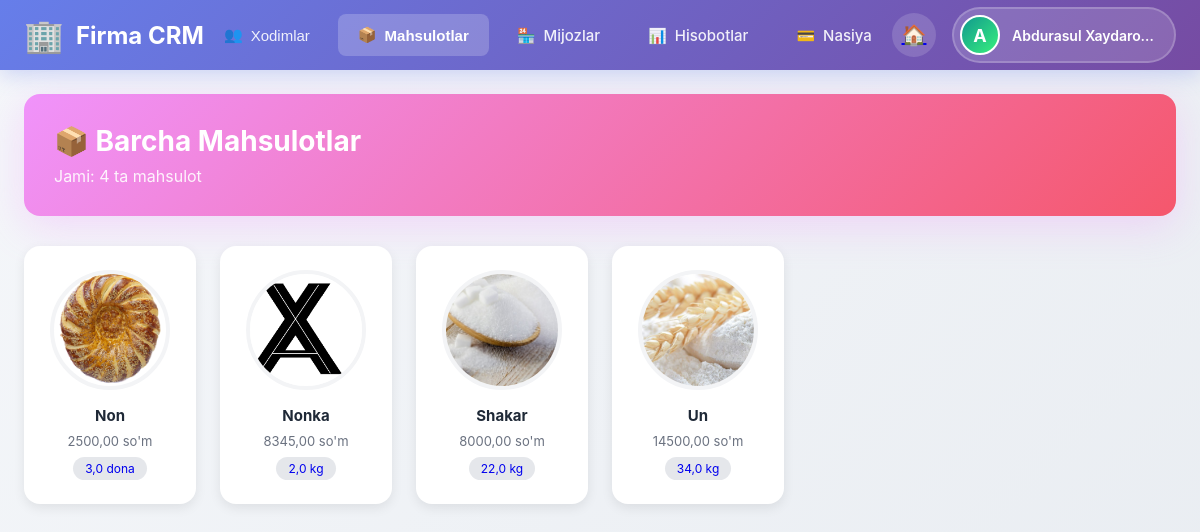
/mahsulotlar/ (signed in), run on the app's committed database.
### main/models.py (models this page shows, shortened)
class User(AbstractUser):
    id = models.BigAutoField(primary_key=True)
    USER_TYPES = (
        ('pazanda', 'Pazanda'),
        ('yetkazib_beruvchi', 'Yetkazib Beruvchi'),
        ('ega', 'Ega'),
    )
    login=models.CharField(max_length=255, blank=True, null=True)
    password = models.CharField(max_length=255, blank=True, null=True)
    tuliq_ismi = models.CharField(max_length=255, blank=True, null=True)
    type = models.CharField(max_length=20, choices=USER_TYPES)
    token = models.CharField(max_length=255, blank=True, null=True)
    tg_id = models.CharField(max_length=100, blank=True, null=True)
    tel_raqami = models.CharField(max_length=100, blank=True, null=True)
    is_active = models.BooleanField(default=True)
    @property
    def rasmi(self):
        if self.type == 'yetkazib_beruvchi':
            try:
                return YetkazibBeruvchi.objects.get(user=self).rasmi.url
            except YetkazibBeruvchi.DoesNotExist:
                return None
        elif self.type == 'pazanda':
            try:
                return Pazanda.objects.get(user=self).rasmi.url
            except Pazanda.DoesNotExist:
                return None
        return None

class Mahsulot(models.Model):
    nomi = models.CharField(max_length=255)
    rasmi = models.ImageField(upload_to='mahsulotlar/')
    narxi = models.DecimalField(max_digits=10, decimal_places=2)
    turi = models.ForeignKey(MahsulotTuri, on_delete=models.CASCADE)
    miqdori = models.FloatField(default=0)

class MahsulotTuri(models.Model):
    nomi = models.CharField(max_length=100)  # kg, dona, l
    def __str__(self):
        return self.nomi

### main/list_views.py (the view)
# urls.py: path('mahsulotlar/', mahsulotlar_list, name='mahsulotlar_list'),
@login_required(login_url='login')
def mahsulotlar_list(request):
    if request.user.type != 'ega':
        return redirect('main')
    mahsulotlar = Mahsulot.objects.all().order_by('nomi')
    paginator = Paginator(mahsulotlar, 24)
    page_number = request.GET.get('page')
    page_obj = paginator.get_page(page_number)
    context = {
        'mahsulotlar': page_obj,
        'total': mahsulotlar.count()
    }
    return render(request, 'mahsulotlar_list.html', context)

### main/templates/mahsulotlar_list.html (shortened to what this page needs)
{% extends 'egabase.html' %}
{% load static %}
{% block content %}
<div class="page-header">
    <h1>📦 Barcha Mahsulotlar</h1>
    <p>Jami: {{ total }} ta mahsulot</p>
</div>
<div class="products-grid">
    {% for mahsulot in mahsulotlar %}
    <a href="{% url 'seeproduct' mahsulot.id %}" class="product-card">
        <div class="product-image-wrapper">
            <img src="{{ mahsulot.rasmi.url }}" alt="{{ mahsulot.nomi }}" class="product-image">
        </div>
        <div class="product-name">{{ mahsulot.nomi }}</div>
        <div class="product-info">{{ mahsulot.narxi }} so'm</div>
        <span class="product-stock">{{ mahsulot.miqdori }} {{ mahsulot.turi }}</span>
    </a>
    {% empty %}
    <div style="grid-column: 1/-1; text-align: center; padding: 60px; color: #9ca3af;">
        <div style="font-size: 48px; margin-bottom: 16px;">📦</div>
        <p>Hozircha mahsulotlar yo'q</p>
    </div>
    {% endfor %}
</div>
{% endblock %}

### main/templates/egabase.html (shortened to what this page needs)
<!DOCTYPE html>
{% load static %}
<html lang="uz">
<head>
</head>
<body>
    <header>
        <div class="navbar-container">
            <a href="{% url 'main' %}" class="brand">
                <span class="brand-icon">🏢</span>
                <span class="brand-text">Firma CRM</span>
            </a>
            <nav class="nav-links">
                <div class="nav-item">
                    <button
                        class="nav-toggle {% if request.path == '/hodimlar/' or request.path|slice:':9' == '/profile/' or 'edituser' in request.path or 'createuser' in request.path %}active{% endif %}"
                        onclick="toggleDropdown(this)">
                        <span>👥</span>
                        <span>Xodimlar</span>
                    </button>
                </div>
                <div class="nav-item">
                    <button
                        class="nav-toggle {% if request.path == '/mahsulotlar/' or 'product' in request.path %}active{% endif %}"
                        onclick="toggleDropdown(this)">
                        <span>📦</span>
                        <span>Mahsulotlar</span>
                    </button>
                </div>
                <a href="{% url 'mijozlar_list' %}" class="nav-link {% if '/mijoz' in request.path %}active{% endif %}">
                    <span>🏪</span>
                    <span>Mijozlar</span>
                </a>
                <a href="{% url 'hisobotlar' %}"
                    class="nav-link {% if request.path == '/hisobotlar/' %}active{% endif %}">
                    <span>📊</span>
                    <span>Hisobotlar</span>
                </a>
                <a href="{% url 'nasiya_savdolar' %}"
                    class="nav-link {% if 'nasiya' in request.path %}active{% endif %}">
                    <span>💳</span>
                    <span>Nasiya</span>
                </a>
            </nav>
            <div class="nav-right">
                <a href="{% url 'main' %}">
                    <button class="notif-btn" title="Dashboard">🏠</button>
                </a>
                <div class="profile-menu" onclick="toggleProfile(this)">
                    <div class="profile-trigger">
                        {% if request.user.rasmi %}
                        <img src="{{ request.user.rasmi }}" alt="{{ request.user.tuliq_ismi }}" class="profile-avatar">
                        {% else %}
                        <div class="profile-avatar"
                            style="background: linear-gradient(135deg, #11998e 0%, #38ef7d 100%); display: flex; align-items: center; justify-content: center; color: white; font-weight: bold; font-size: 18px;">
                            {{ request.user.tuliq_ismi|first|upper }}
                        </div>
                        {% endif %}
                        <span class="profile-name">{{ request.user.tuliq_ismi }}</span>
                    </div>
                </div>
            </div>
        </div>
    </header>
    <div class="content-container">
        {% block content %}{% endblock %}
    </div>
</body>
</html>

### main/templates/egabase.html (style rules this page uses)
* { margin: 0; padding: 0; box-sizing: border-box; }
body { font-family: -apple-system, BlinkMacSystemFont, 'Segoe UI', Roboto, Oxygen, Ubuntu, Cantarell, sans-serif; background: linear-gradient(135deg, #f5f7fa 0%, #e8ecf1 100%); min-height: 100vh; }
header { background: linear-gradient(135deg, #667eea 0%, #764ba2 100%); box-shadow: 0 4px 20px rgba(102, 126, 234, 0.3); position: sticky; top: 0; z-index: 1000; }
.navbar-container { max-width: 1400px; margin: 0 auto; padding: 0 24px; display: flex; justify-content: space-between; align-items: center; height: 70px; }
.brand { display: flex; align-items: center; gap: 12px; text-decoration: none; color: white; font-size: 24px; font-weight: 700; transition: opacity 0.3s ease; }
.brand-icon { font-size: 32px; }
.nav-links { display: flex; gap: 8px; align-items: center; }
.nav-item { position: relative; }
.nav-link, .nav-toggle { display: flex; align-items: center; gap: 8px; padding: 10px 16px; color: white; text-decoration: none; border-radius: 8px; font-weight: 500; font-size: 15px; transition: all 0.3s ease; background: none; border: none; cursor: pointer; }
.nav-right { display: flex; align-items: center; gap: 16px; }
.notif-btn { position: relative; width: 44px; height: 44px; border-radius: 50%; background: rgba(255, 255, 255, 0.15); border: none; color: white; font-size: 20px; cursor: pointer; transition: all 0.3s ease; display: flex; align-items: center; justify-content: center; }
.nav-link { padding: 12px 20px; color: rgba(255, 255, 255, 0.9); text-decoration: none; border-radius: 8px; transition: all 0.3s ease; display: flex; align-items: center; gap: 8px; font-weight: 500; }
.nav-toggle { padding: 12px 20px; background: transparent; border: none; color: rgba(255, 255, 255, 0.9); cursor: pointer; border-radius: 8px; transition: all 0.3s ease; display: flex; align-items: center; gap: 8px; font-weight: 500; font-size: 15px; }
.nav-toggle.active { background: rgba(255, 255, 255, 0.2); color: white; font-weight: 600; }
.profile-menu { position: relative; }
.profile-trigger { display: flex; align-items: center; gap: 12px; padding: 6px 12px 6px 6px; background: rgba(255, 255, 255, 0.15); border-radius: 50px; cursor: pointer; transition: all 0.3s ease; border: 2px solid rgba(255, 255, 255, 0.2); }
.profile-avatar { width: 40px; height: 40px; border-radius: 50%; object-fit: cover; border: 2px solid white; }
.profile-name { color: white; font-weight: 600; font-size: 14px; max-width: 150px; white-space: nowrap; overflow: hidden; text-overflow: ellipsis; }
.content-container { max-width: 1400px; margin: 0 auto; padding: 24px; }

### main/templates/mahsulotlar_list.html (style rules this page uses)
.page-header { background: linear-gradient(135deg, #f093fb 0%, #f5576c 100%); color: white; padding: 30px; border-radius: 16px; margin-bottom: 30px; box-shadow: 0 10px 40px rgba(240, 147, 251, 0.3); }
.page-header h1 { margin: 0 0 8px 0; font-size: 28px; }
.page-header p { margin: 0; opacity: 0.9; }
.products-grid { display: grid; grid-template-columns: repeat(auto-fill, minmax(160px, 1fr)); gap: 24px; margin-bottom: 30px; }
.product-card { background: white; border-radius: 16px; padding: 24px; text-align: center; box-shadow: 0 4px 12px rgba(0, 0, 0, 0.08); transition: all 0.3s ease; text-decoration: none; display: flex; flex-direction: column; align-items: center; }
.product-image-wrapper { width: 120px; height: 120px; border-radius: 50%; overflow: hidden; border: 4px solid #f3f4f6; margin-bottom: 16px; transition: all 0.3s ease; }
.product-image { width: 100%; height: 100%; object-fit: cover; }
.product-name { font-size: 15px; font-weight: 700; color: #1f2937; margin-bottom: 8px; }
.product-info { font-size: 13px; color: #6b7280; }
.product-stock { display: inline-block; padding: 4px 12px; background: #e5e7eb; border-radius: 20px; font-size: 12px; margin-top: 8px; }

### data on the page
User: user.tuliq_ismi|first "A", user.tuliq_ismi "Abdurasul Xaydaro…"
Mahsulot: rasmi (picture), nomi "Non", narxi "2500,00", miqdori "3,0", turi "dona"
Mahsulot: rasmi (picture), nomi "Nonka", narxi "8345,00", miqdori "2,0", turi "kg"
Mahsulot: rasmi (picture), nomi "Shakar", narxi "8000,00", miqdori "22,0", turi "kg"
Mahsulot: rasmi (picture), nomi "Un", narxi "14500,00", miqdori "34,0", turi "kg"

### other printed values
{{ total }} "4"
